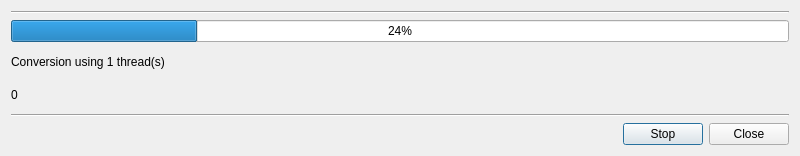
<?xml version="1.0" encoding="UTF-8"?>
<ui version="4.0">
 <class>ConversionDialog</class>
 <widget class="QDialog" name="ConversionDialog">
  <property name="geometry">
   <rect>
    <x>0</x>
    <y>0</y>
    <width>800</width>
    <height>156</height>
   </rect>
  </property>
  <property name="windowTitle">
   <string>JPEG2000 Conversion</string>
  </property>
  <layout class="QVBoxLayout" name="verticalLayout_2">
   <item>
    <widget class="Line" name="line_1">
     <property name="orientation">
      <enum>Qt::Horizontal</enum>
     </property>
    </widget>
   </item>
   <item>
    <layout class="QVBoxLayout" name="verticalLayout">
     <item>
      <layout class="QHBoxLayout" name="horizontalLayout_4">
       <item>
        <widget class="QProgressBar" name="progressBar">
         <property name="value">
          <number>24</number>
         </property>
         <property name="format">
          <string notr="true">%p%</string>
         </property>
        </widget>
       </item>
      </layout>
     </item>
     <item>
      <layout class="QHBoxLayout" name="horizontalLayout_2">
       <item>
        <widget class="QLabel" name="labelThreadCount">
         <property name="text">
          <string notr="true">Conversion using 1 thread(s) </string>
         </property>
        </widget>
       </item>
       <item>
        <spacer name="horizontalSpacer_1">
         <property name="orientation">
          <enum>Qt::Horizontal</enum>
         </property>
         <property name="sizeHint" stdset="0">
          <size>
           <width>40</width>
           <height>20</height>
          </size>
         </property>
        </spacer>
       </item>
      </layout>
     </item>
     <item>
      <layout class="QHBoxLayout" name="horizontalLayout_3">
       <item>
        <widget class="QLabel" name="labelTotal">
         <property name="minimumSize">
          <size>
           <width>0</width>
           <height>0</height>
          </size>
         </property>
         <property name="text">
          <string notr="true">0</string>
         </property>
        </widget>
       </item>
       <item>
        <spacer name="horizontalSpacer_2">
         <property name="orientation">
          <enum>Qt::Horizontal</enum>
         </property>
         <property name="sizeHint" stdset="0">
          <size>
           <width>40</width>
           <height>20</height>
          </size>
         </property>
        </spacer>
       </item>
      </layout>
     </item>
    </layout>
   </item>
   <item>
    <widget class="Line" name="line_2">
     <property name="orientation">
      <enum>Qt::Horizontal</enum>
     </property>
    </widget>
   </item>
   <item>
    <layout class="QHBoxLayout" name="horizontalLayout">
     <item>
      <spacer name="horizontalSpacer_3">
       <property name="orientation">
        <enum>Qt::Horizontal</enum>
       </property>
       <property name="sizeHint" stdset="0">
        <size>
         <width>40</width>
         <height>20</height>
        </size>
       </property>
      </spacer>
     </item>
     <item>
      <widget class="QPushButton" name="buttonStop">
       <property name="text">
        <string>Stop</string>
       </property>
      </widget>
     </item>
     <item>
      <widget class="QPushButton" name="buttonClose">
       <property name="text">
        <string>Close</string>
       </property>
      </widget>
     </item>
    </layout>
   </item>
  </layout>
 </widget>
 <resources/>
 <connections/>
</ui>
